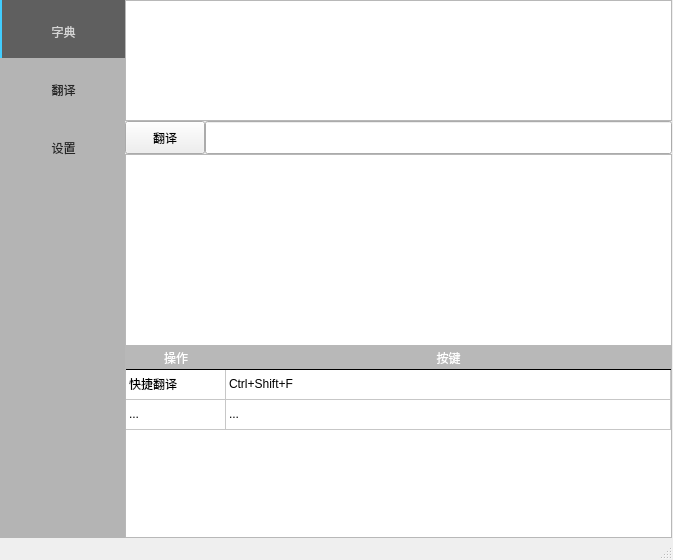
<?xml version="1.0" encoding="UTF-8"?>
<ui version="4.0">
 <class>MainWindow</class>
 <widget class="QMainWindow" name="MainWindow">
  <property name="geometry">
   <rect>
    <x>0</x>
    <y>0</y>
    <width>673</width>
    <height>560</height>
   </rect>
  </property>
  <property name="sizePolicy">
   <sizepolicy hsizetype="Preferred" vsizetype="Preferred">
    <horstretch>0</horstretch>
    <verstretch>0</verstretch>
   </sizepolicy>
  </property>
  <property name="focusPolicy">
   <enum>Qt::ClickFocus</enum>
  </property>
  <property name="acceptDrops">
   <bool>false</bool>
  </property>
  <property name="windowTitle">
   <string>快捷翻译</string>
  </property>
  <property name="layoutDirection">
   <enum>Qt::LeftToRight</enum>
  </property>
  <property name="styleSheet">
   <string notr="true">/*设置个内边距，按下键的时候里边的内容就不会跳动力*/

/******************************
          QToolButton
*******************************/
QToolButton{
	width:120;
	height:50;
	padding-top: 5px;
	border:none;
	border-left: 2px solid rgb(180, 180, 180);
	background-color: rgb(180, 180, 180);
	font: 9pt &quot;微软雅黑&quot;;
	color:rgb(38, 38, 38);
}

QToolButton:hover{
	border:none;
	border-left: 2px solid rgb(212, 212, 212);
	background-color: rgb(212, 212, 212);
	color: rgb(95, 95, 95);
}


QToolButton:pressed{
	border:none;
	border-left: 2px solid rgb(65, 205, 255);
	background-color: rgb(95, 95, 95);
	color:rgb(212, 212, 212);
}

QToolButton:checked{
	border:none;
	border-left: 2px solid rgb(65, 205, 255);
	background-color: rgb(95, 95, 95);
	color:rgb(212, 212, 212);
}

QToolButton:unchecked{
	width:120;
	height:50;
	padding-top: 5px;
	border:none;
	border-left: 2px solid rgb(180, 180, 180);
	background-color: rgb(180, 180, 180);
	font: 9pt &quot;微软雅黑&quot;;
	color:rgb(38, 38, 38);
}

/******************************
          frame
*******************************/
#frame{
	border:none;
	/*border-right:0px;*/
	background-color: rgb(180, 180, 180);
}

/******************************
          tableWidget
*******************************/
QHeaderView::section{
    color: white;
	border: none;
	border-bottom: 1px solid;
	background-color: rgb(184, 184, 184);
	font: 12pt &quot;微软雅黑&quot;;
}

/******************************
          frame_2
*******************************/
#frame_2{
	border:none;
}

/******************************
          frameTranslate
*******************************/
#frameTranslate{
	border:none;
}

#frame_4{
	border:none;
}

#searchButton{
	width: 50px;
	height: 25px;
	font: 12pt &quot;微软雅黑&quot;;
}

#searchEdit{
	height: 27px;
	font: 12pt &quot;微软雅黑&quot;;
}

#resultPlainTextEdit{
	font: 12pt &quot;微软雅黑&quot;;
}



</string>
  </property>
  <widget class="QWidget" name="centralwidget">
   <layout class="QHBoxLayout" name="horizontalLayout_3">
    <property name="spacing">
     <number>0</number>
    </property>
    <property name="leftMargin">
     <number>0</number>
    </property>
    <property name="topMargin">
     <number>0</number>
    </property>
    <property name="rightMargin">
     <number>1</number>
    </property>
    <property name="bottomMargin">
     <number>0</number>
    </property>
    <item>
     <layout class="QHBoxLayout" name="horizontalLayout">
      <property name="spacing">
       <number>0</number>
      </property>
      <item>
       <widget class="QFrame" name="frame">
        <property name="sizePolicy">
         <sizepolicy hsizetype="Fixed" vsizetype="Preferred">
          <horstretch>0</horstretch>
          <verstretch>0</verstretch>
         </sizepolicy>
        </property>
        <property name="frameShape">
         <enum>QFrame::StyledPanel</enum>
        </property>
        <property name="frameShadow">
         <enum>QFrame::Raised</enum>
        </property>
        <layout class="QVBoxLayout" name="verticalLayout">
         <property name="spacing">
          <number>0</number>
         </property>
         <property name="leftMargin">
          <number>0</number>
         </property>
         <property name="topMargin">
          <number>0</number>
         </property>
         <property name="rightMargin">
          <number>0</number>
         </property>
         <property name="bottomMargin">
          <number>0</number>
         </property>
         <item>
          <widget class="QToolButton" name="toolButtonDictionary">
           <property name="focusPolicy">
            <enum>Qt::NoFocus</enum>
           </property>
           <property name="text">
            <string>字典</string>
           </property>
           <property name="icon">
            <iconset resource="traslateIcon.qrc">
             <normaloff>:/image/image/dic_2_aigei_com.png</normaloff>:/image/image/dic_2_aigei_com.png</iconset>
           </property>
           <property name="iconSize">
            <size>
             <width>24</width>
             <height>24</height>
            </size>
           </property>
           <property name="checkable">
            <bool>true</bool>
           </property>
           <property name="checked">
            <bool>true</bool>
           </property>
           <property name="toolButtonStyle">
            <enum>Qt::ToolButtonTextUnderIcon</enum>
           </property>
           <property name="autoRaise">
            <bool>false</bool>
           </property>
           <property name="arrowType">
            <enum>Qt::NoArrow</enum>
           </property>
          </widget>
         </item>
         <item>
          <widget class="QToolButton" name="toolButtonTranslate">
           <property name="focusPolicy">
            <enum>Qt::NoFocus</enum>
           </property>
           <property name="text">
            <string>翻译</string>
           </property>
           <property name="icon">
            <iconset resource="traslateIcon.qrc">
             <normaloff>:/image/image/search_4_aigei_com.png</normaloff>:/image/image/search_4_aigei_com.png</iconset>
           </property>
           <property name="iconSize">
            <size>
             <width>24</width>
             <height>24</height>
            </size>
           </property>
           <property name="checkable">
            <bool>true</bool>
           </property>
           <property name="checked">
            <bool>false</bool>
           </property>
           <property name="toolButtonStyle">
            <enum>Qt::ToolButtonTextUnderIcon</enum>
           </property>
           <property name="autoRaise">
            <bool>false</bool>
           </property>
           <property name="arrowType">
            <enum>Qt::NoArrow</enum>
           </property>
          </widget>
         </item>
         <item>
          <widget class="QToolButton" name="toolButtonSetting">
           <property name="focusPolicy">
            <enum>Qt::NoFocus</enum>
           </property>
           <property name="text">
            <string>设置</string>
           </property>
           <property name="icon">
            <iconset resource="traslateIcon.qrc">
             <normaloff>:/image/image/setting_aigei_com.png</normaloff>:/image/image/setting_aigei_com.png</iconset>
           </property>
           <property name="iconSize">
            <size>
             <width>24</width>
             <height>24</height>
            </size>
           </property>
           <property name="checkable">
            <bool>true</bool>
           </property>
           <property name="checked">
            <bool>false</bool>
           </property>
           <property name="toolButtonStyle">
            <enum>Qt::ToolButtonTextUnderIcon</enum>
           </property>
           <property name="autoRaise">
            <bool>false</bool>
           </property>
           <property name="arrowType">
            <enum>Qt::NoArrow</enum>
           </property>
          </widget>
         </item>
         <item>
          <spacer name="verticalSpacer">
           <property name="orientation">
            <enum>Qt::Vertical</enum>
           </property>
           <property name="sizeHint" stdset="0">
            <size>
             <width>20</width>
             <height>40</height>
            </size>
           </property>
          </spacer>
         </item>
        </layout>
       </widget>
      </item>
      <item>
       <widget class="QFrame" name="frame_2">
        <property name="frameShape">
         <enum>QFrame::StyledPanel</enum>
        </property>
        <property name="frameShadow">
         <enum>QFrame::Raised</enum>
        </property>
        <layout class="QVBoxLayout" name="verticalLayout_2">
         <property name="spacing">
          <number>0</number>
         </property>
         <property name="leftMargin">
          <number>0</number>
         </property>
         <property name="topMargin">
          <number>0</number>
         </property>
         <property name="rightMargin">
          <number>0</number>
         </property>
         <property name="bottomMargin">
          <number>0</number>
         </property>
         <item>
          <widget class="QTableView" name="tableViewDictionary">
           <property name="focusPolicy">
            <enum>Qt::NoFocus</enum>
           </property>
           <property name="styleSheet">
            <string notr="true">/***********************
    item
***********************/
QTableView::item{
	border: none;
	font: 9pt &quot;微软雅黑&quot;;
}

QTableView::item:selected{
	border: none;
	color: black;
	font: 9pt &quot;微软雅黑&quot;;
	background-color: rgb(0, 255, 255);
}

/***********************
    header
***********************/
QHeaderView::section{
	border: none;
    color: white;
	border:none;
	border-bottom:1px solid;
	background-color: rgb(184, 184, 184);
	font: 12pt &quot;微软雅黑&quot;;
}

/***********************
    tale corner button
***********************/
QTableCornerButton::section{
	border:none;
	border-bottom:1px solid;
	border-right:1px solid;
	background-color: rgb(0, 255, 255);
}
</string>
           </property>
           <property name="sizeAdjustPolicy">
            <enum>QAbstractScrollArea::AdjustToContents</enum>
           </property>
           <property name="editTriggers">
            <set>QAbstractItemView::NoEditTriggers</set>
           </property>
           <property name="showDropIndicator" stdset="0">
            <bool>false</bool>
           </property>
           <property name="alternatingRowColors">
            <bool>true</bool>
           </property>
           <property name="selectionMode">
            <enum>QAbstractItemView::SingleSelection</enum>
           </property>
           <property name="selectionBehavior">
            <enum>QAbstractItemView::SelectRows</enum>
           </property>
           <property name="textElideMode">
            <enum>Qt::ElideRight</enum>
           </property>
           <property name="sortingEnabled">
            <bool>false</bool>
           </property>
           <property name="wordWrap">
            <bool>false</bool>
           </property>
           <property name="cornerButtonEnabled">
            <bool>false</bool>
           </property>
           <attribute name="horizontalHeaderHighlightSections">
            <bool>false</bool>
           </attribute>
           <attribute name="horizontalHeaderStretchLastSection">
            <bool>true</bool>
           </attribute>
           <attribute name="verticalHeaderHighlightSections">
            <bool>false</bool>
           </attribute>
           <attribute name="verticalHeaderStretchLastSection">
            <bool>false</bool>
           </attribute>
          </widget>
         </item>
         <item>
          <widget class="QFrame" name="frameTranslate">
           <property name="acceptDrops">
            <bool>false</bool>
           </property>
           <property name="frameShape">
            <enum>QFrame::StyledPanel</enum>
           </property>
           <property name="frameShadow">
            <enum>QFrame::Raised</enum>
           </property>
           <layout class="QVBoxLayout" name="verticalLayout_3">
            <property name="spacing">
             <number>0</number>
            </property>
            <property name="leftMargin">
             <number>0</number>
            </property>
            <property name="topMargin">
             <number>0</number>
            </property>
            <property name="rightMargin">
             <number>0</number>
            </property>
            <property name="bottomMargin">
             <number>0</number>
            </property>
            <item>
             <layout class="QVBoxLayout" name="verticalLayout_4">
              <property name="spacing">
               <number>0</number>
              </property>
              <property name="topMargin">
               <number>0</number>
              </property>
              <item>
               <widget class="QFrame" name="frame_4">
                <property name="sizePolicy">
                 <sizepolicy hsizetype="Preferred" vsizetype="Preferred">
                  <horstretch>0</horstretch>
                  <verstretch>0</verstretch>
                 </sizepolicy>
                </property>
                <property name="acceptDrops">
                 <bool>true</bool>
                </property>
                <property name="frameShape">
                 <enum>QFrame::StyledPanel</enum>
                </property>
                <property name="frameShadow">
                 <enum>QFrame::Raised</enum>
                </property>
                <layout class="QHBoxLayout" name="horizontalLayout_2">
                 <property name="spacing">
                  <number>0</number>
                 </property>
                 <property name="sizeConstraint">
                  <enum>QLayout::SetDefaultConstraint</enum>
                 </property>
                 <property name="leftMargin">
                  <number>0</number>
                 </property>
                 <property name="topMargin">
                  <number>0</number>
                 </property>
                 <property name="rightMargin">
                  <number>0</number>
                 </property>
                 <property name="bottomMargin">
                  <number>0</number>
                 </property>
                 <item>
                  <widget class="QPushButton" name="searchButton">
                   <property name="sizePolicy">
                    <sizepolicy hsizetype="Fixed" vsizetype="Fixed">
                     <horstretch>0</horstretch>
                     <verstretch>0</verstretch>
                    </sizepolicy>
                   </property>
                   <property name="text">
                    <string>翻译</string>
                   </property>
                   <property name="iconSize">
                    <size>
                     <width>24</width>
                     <height>24</height>
                    </size>
                   </property>
                  </widget>
                 </item>
                 <item>
                  <widget class="QLineEdit" name="searchEdit">
                   <property name="focusPolicy">
                    <enum>Qt::StrongFocus</enum>
                   </property>
                   <property name="text">
                    <string/>
                   </property>
                   <property name="dragEnabled">
                    <bool>false</bool>
                   </property>
                  </widget>
                 </item>
                </layout>
               </widget>
              </item>
              <item>
               <widget class="QPlainTextEdit" name="resultPlainTextEdit">
                <property name="acceptDrops">
                 <bool>false</bool>
                </property>
                <property name="readOnly">
                 <bool>true</bool>
                </property>
                <property name="plainText">
                 <string/>
                </property>
               </widget>
              </item>
             </layout>
            </item>
           </layout>
          </widget>
         </item>
         <item>
          <widget class="QTableWidget" name="tableWidgetSetting">
           <property name="focusPolicy">
            <enum>Qt::NoFocus</enum>
           </property>
           <property name="styleSheet">
            <string notr="true"/>
           </property>
           <property name="editTriggers">
            <set>QAbstractItemView::NoEditTriggers</set>
           </property>
           <property name="selectionMode">
            <enum>QAbstractItemView::NoSelection</enum>
           </property>
           <attribute name="horizontalHeaderStretchLastSection">
            <bool>true</bool>
           </attribute>
           <attribute name="verticalHeaderVisible">
            <bool>false</bool>
           </attribute>
           <row>
            <property name="text">
             <string>新建行</string>
            </property>
           </row>
           <row>
            <property name="text">
             <string>新建行</string>
            </property>
           </row>
           <column>
            <property name="text">
             <string>操作</string>
            </property>
           </column>
           <column>
            <property name="text">
             <string>按键</string>
            </property>
           </column>
           <item row="0" column="0">
            <property name="text">
             <string>快捷翻译</string>
            </property>
           </item>
           <item row="0" column="1">
            <property name="text">
             <string>Ctrl+Shift+F</string>
            </property>
           </item>
           <item row="1" column="0">
            <property name="text">
             <string>...</string>
            </property>
           </item>
           <item row="1" column="1">
            <property name="text">
             <string>...</string>
            </property>
           </item>
          </widget>
         </item>
        </layout>
       </widget>
      </item>
     </layout>
    </item>
   </layout>
  </widget>
  <widget class="QMenuBar" name="menubar">
   <property name="geometry">
    <rect>
     <x>0</x>
     <y>0</y>
     <width>673</width>
     <height>23</height>
    </rect>
   </property>
  </widget>
  <widget class="QStatusBar" name="statusbar"/>
  <action name="actionMainDictionary">
   <property name="icon">
    <iconset resource="traslateIcon.qrc">
     <normaloff>:/image/image/T_JPEG.webp</normaloff>:/image/image/T_JPEG.webp</iconset>
   </property>
   <property name="text">
    <string>字典</string>
   </property>
  </action>
 </widget>
 <resources>
  <include location="traslateIcon.qrc"/>
 </resources>
 <connections>
  <connection>
   <sender>searchButton</sender>
   <signal>clicked()</signal>
   <receiver>MainWindow</receiver>
   <slot>slotSearchButtonClicked()</slot>
   <hints>
    <hint type="sourcelabel">
     <x>176</x>
     <y>122</y>
    </hint>
    <hint type="destinationlabel">
     <x>668</x>
     <y>107</y>
    </hint>
   </hints>
  </connection>
  <connection>
   <sender>searchEdit</sender>
   <signal>returnPressed()</signal>
   <receiver>MainWindow</receiver>
   <slot>slotSearchButtonClicked()</slot>
   <hints>
    <hint type="sourcelabel">
     <x>569</x>
     <y>139</y>
    </hint>
    <hint type="destinationlabel">
     <x>671</x>
     <y>142</y>
    </hint>
   </hints>
  </connection>
 </connections>
 <slots>
  <slot>slotSearchButtonClicked()</slot>
  <slot>slotAddButtonClicked()</slot>
 </slots>
</ui>
